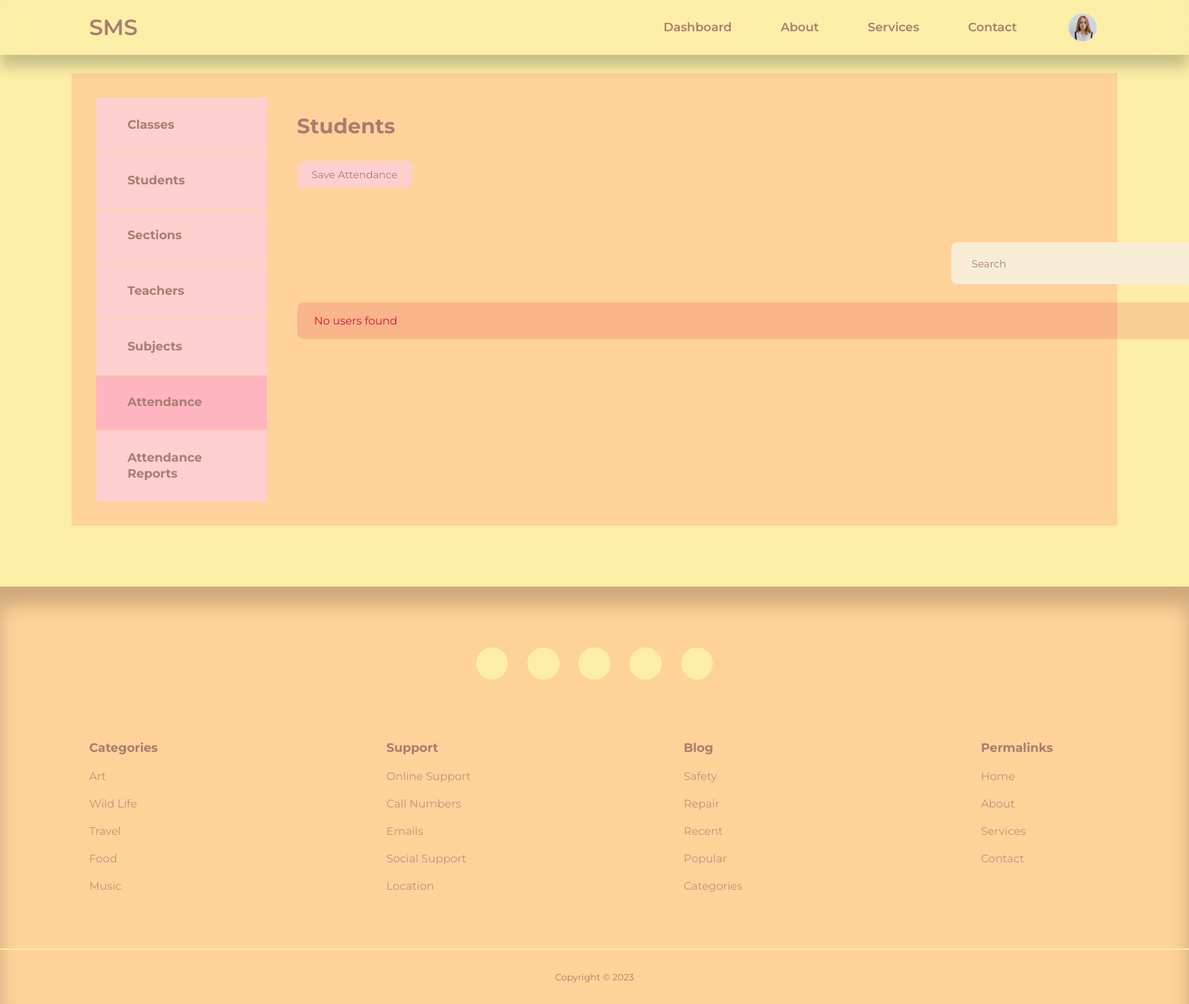
Before: /admin/attendance.php (signed in) with the older database file.
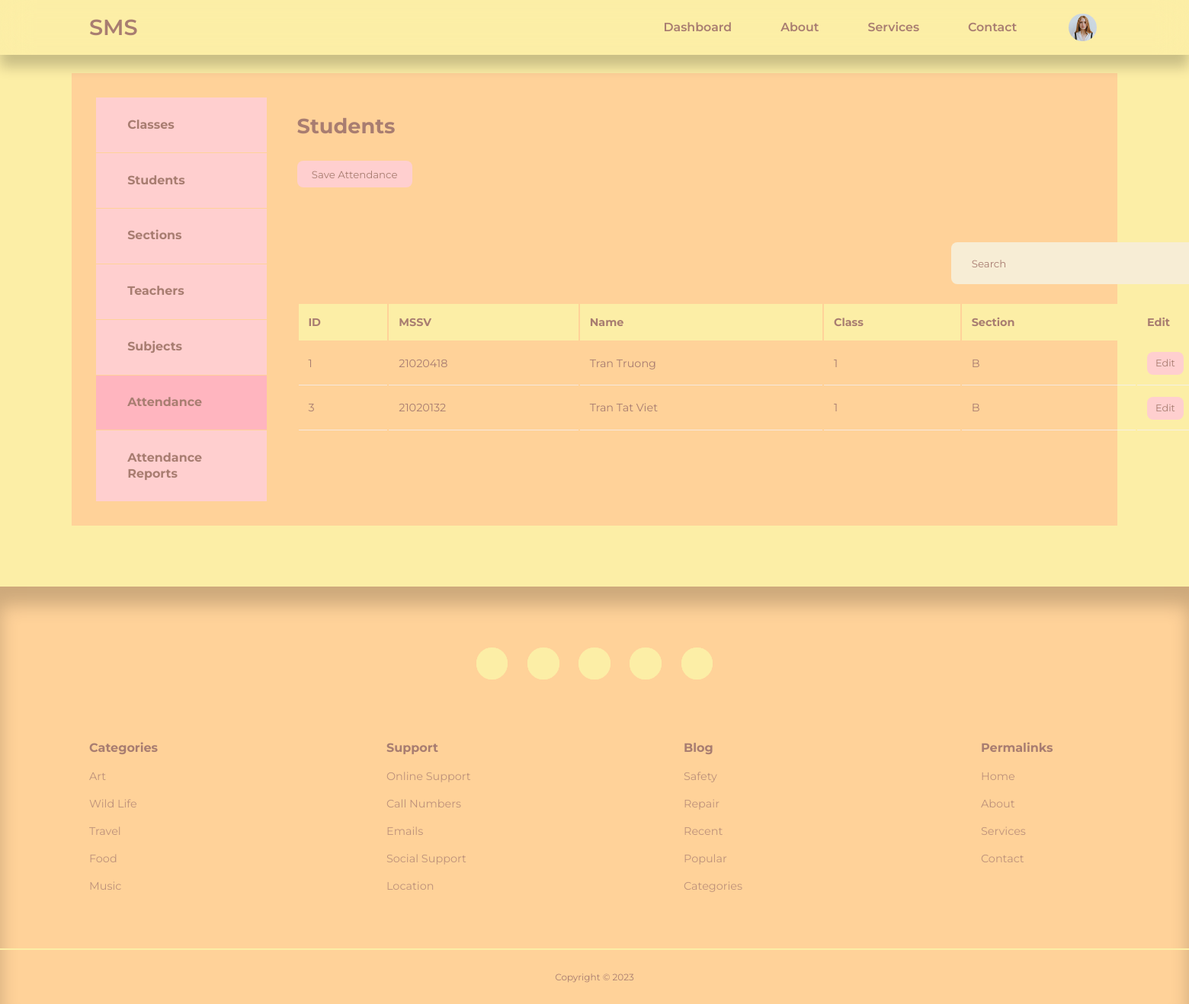
After: the same page with the newer database file.
### tables this page shows
CREATE TABLE `sms_students` (
  `id` int(11) UNSIGNED NOT NULL,
  `name` varchar(50) NOT NULL,
  `gender` varchar(50) NOT NULL,
  `dob` date NOT NULL,
  `photo` varchar(255) NOT NULL,
  `mobile` int(11) UNSIGNED NOT NULL,
  `email` varchar(100) NOT NULL,
  `current_address` text NOT NULL,
  `father_name` varchar(50) NOT NULL,
  `father_mobile` int(11) UNSIGNED NOT NULL,
  `father_occupation` varchar(255) NOT NULL,
  `mother_name` varchar(50) NOT NULL,
  `mother_mobile` int(11) UNSIGNED NOT NULL,
  `mother_occupation` varchar(255) NOT NULL,
  `admission_no` int(11) UNSIGNED NOT NULL,
  `class` varchar(50) DEFAULT NULL,
  `section` varchar(50) DEFAULT NULL,
  `admission_date` date NOT NULL
);

### admin/attendance.php (the view, shortened to what this page needs)
<?php
include 'partials/header.php';
$query = "SELECT * FROM sms_students ORDER BY id";
$students = mysqli_query($connection, $query);
?>
<section class="dashboard">
    <div class="container dashboard__container">
        <aside>
            <ul>
				<li><a href="classes.php"><i class="uil uil-postcard"></i></i>
                <h5>Classes</h5>
                </a></li>
                <?php if(isset($_SESSION['user_is_admin'])): ?>
                <li><a href="students.php"><i class="uil uil-user-plus"></i></i>
                    <h5>Students</h5>
                </a></li>
                <li><a href="sections.php"><i class="uil uil-users-alt"></i></i>
                    <h5>Sections</h5>
                </a></li>
                <li><a href="teachers.php"><i class="uil uil-edit"></i>
                    <h5>Teachers</h5>
                </a></li>
                <li><a href="subjects.php"><i class="uil uil-list-ul"></i></i>
                    <h5>Subjects</h5>
                </a></li>
                <li><a href="attendance.php" class="active"><i class="uil uil-list-ul"></i></i>
                    <h5>Attendance</h5>
                </a></li>
                <li><a href="attendance-reports.php"><i class="uil uil-list-ul"></i></i>
                    <h5>Attendance Reports</h5>
                </a></li>
                <?php endif ?>
            </ul>
        </aside>
        <main>
            <h2>Students</h2>
            <div class="container utilities-container">
            <button name="student-pop-up" class="btn pop">Save Attendance</button>
            <section class="search__bar">
            <form class="container search__bar-container" action="<?= ROOT_URL ?>admin/student-search.php" method="GET">
                <div>
                    <input type="search" name="student-search" placeholder="Search">
                </div>
            </form>
            </section>
            </div>
            <?php if(mysqli_num_rows($students) > 0) : ?>
            <table>
                <thead>
                    <tr>
                        <th>ID</th>
                        <th>MSSV</th>
						<th>Name</th>
						<th>Class</th>
						<th>Section</th>
						<th>Edit</th>
                    </tr>
                </thead>
                <tbody>
                    <?php while($student = mysqli_fetch_assoc($students)) : ?>
                    <tr>
                        <td><?= $student['id'] ?></td>
						<td><?= $student['admission_no'] ?></td>
                        <td><?= $student['name'] ?></td>
						<td><?= $student['class'] ?></td>
						<td><?= $student['section'] ?></td>
                        <td><a href="<?= ROOT_URL ?>admin/edit-user.php?id=<?= $student['id']?>" class="btn sm">Edit</a></td>
                    </tr>
                    <?php endwhile ?>
                </tbody>
            </table>
            <?php else : ?>
                <div class="alert__message error"><?= "No users found" ?></div>
                <?php endif ?>
        </main>
    </div>
</section>
<?php
include '../partials/footer.php';
?>

Changed rows visible on the page:
added sms_students: id "1", admission_no "21020418", name "Tran Truong", class "1", section "B"
added sms_students: id "3", admission_no "21020132", name "Tran Tat Viet", class "1", section "B"
Other visible differences:
text no longer shown: "No users found"
text now shown: "ID MSSV Name Class Section Edit"
